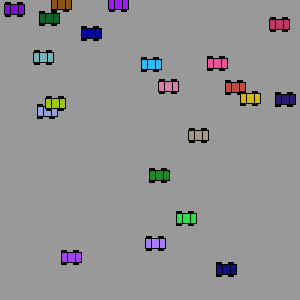
Frame 1 (no input)
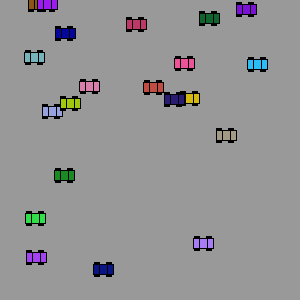
Frame 60 (the mouse pressed at the canvas centre just before this capture)
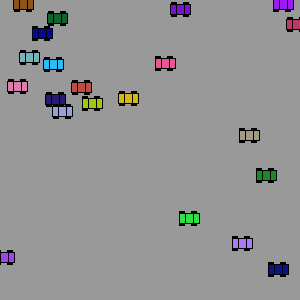
Frame 120 (the mouse held since frame 60 and released just before this capture)

The Processing sketch that drew these frames (run headless with seeded random() and noise(); from frame 60 on, the mouse is pressed at the canvas centre):

// Processing sketch: makingCarsStarter
// ── makingCarsStarter.pde
// Devin Killinger
// 10/22/18

// Simple non Object Oriented Programming (OOP) Car

Car myCar;
Car[] myCars = new Car[20];

void setup() {
  size(300, 300);
  myCar = new Car(color(random(255), random(255), random(255)), random(width), random(height), random(2, 10));

  for (int i=0; i<myCars.length; i++) {
    myCars[i] = new Car(color(random(255), random(255), random(255)), random(width), random(height), random(2, 10));
  }
}

void draw() {
  background(153);
  myCar.display();
  myCar.drive();
  for (int i=0; i<myCars.length; i++) {
    myCars[i].display();
    myCars[i].drive();
  }
}

// ── Car.pde
// Devin Killinger
// 10/22/18

class Car {
  // Member variables
  color c;
  float xpos;
  float ypos;
  float xspeed;
  boolean right;

  // Constructor
  Car(color c, float xpos, float ypos, float xspeed) {
    this.c = c;
    this.xpos = xpos;
    this.ypos = ypos;
    this.xspeed = xspeed;
    if (random(2)<1) {
      right = true;
    } else {
      right = false;
    }
  }

  // Methods for beahvior
  void display () {
    rectMode(CENTER);
    fill(0);
    rect(xpos-7, ypos, 5, 14);
    rect(xpos+5, ypos, 5, 14);
    fill(c);
    rect(xpos, ypos, 20, 10);
    rect(xpos, ypos, 8, 10);
  }

  void drive() {
    if (right) {
      xpos += xspeed;
      if (xpos > width) {
        xpos = 0;
      }
    } else {
      xpos-=xspeed;
      if (xpos <0) {
        xpos =width;
      }
    }
  }
}
